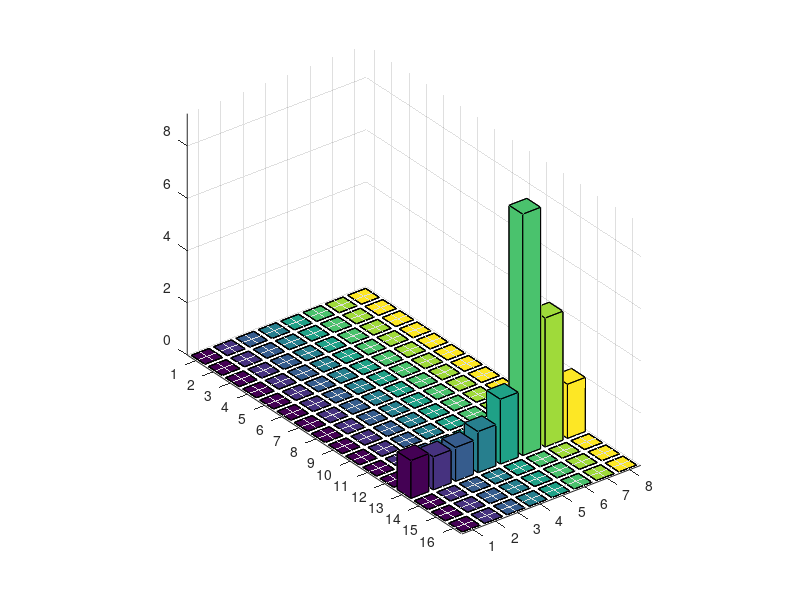

MATLAB code to generate this figure: (Note: this script raises an error after producing the figure.)
% % UPA array steering vector
clear; clc;

%% Antenna paras
Nx = 16;
Ny = 8;
N = Nx * Ny;
theta = 50;   % 方向角
phi = 60;     % 俯仰角

nx = 0:Nx-1;
ny = 0:Ny-1;
%% UPA steering vec
% Low-Complexity Separable Beamformers for Massive Antenna Array Systems
% array_y = sqrt(1/Ny)*exp(-1i * pi * ny * sind(theta) * sind(phi)).';
% array_z = sqrt(1/Nx)*exp(-1i * pi * nx * cosd(phi)).';
% Array = kron(array_y, array_z);

Array = zeros(Nx, Ny);
for k = 0 : Nx-1
    for j = 0 : Ny-1
        Array(k + 1, j + 1) = exp(-1i * pi * (k*cosd(phi) + j*sind(theta) * sind(phi)))/sqrt(Nx*Ny);
    end
end



%% 2D DFT matrix/codebook for UPA
% DFT_H = zeros(N, N);
% for k = 0 : N-1
%     v = floor(k / Nx);
%     u = k - v * Nx;
%     for j = 0 : N-1
%         y = floor(j / Nx);
%         x = j - y * Nx;
%         DFT_H(k + 1, j + 1) = exp(-1i * 2 * pi * (u * x/ Nx + v * y / Ny));
%     end
% end

% Fx = dftmtx(Nx);
% Fy = dftmtx(Ny);
gy = 0 : -2/Ny : -2*(Ny-1)/Ny;
gy((gy<-1)) = gy((gy<-1)) + 2;
gx = 0 : -2/Nx : -2*(Nx-1)/Nx;
gx((gx<-1)) = gx((gx<-1)) + 2;


Fy = exp(1i * pi * ny' * gy);
Fx = exp(1i * pi * nx' * gx);

DFT_H = kron(Fy.', Fx);

%% Beam training
received_seq = abs(Fx*Array*Fy);
[I_row, I_col] = find(received_seq == max(max(received_seq)));

% https://blog.csdn.net/qq_23947237/article/details/89925088
% [ -(N-1)/2N,  (N-1)/2N ]
dft_phi = gx(I_row);
est_phi = acosd(dft_phi);
dft_theta = gy(I_col)/sind(est_phi);
est_theta = asind(dft_theta);


disp(['estimated phi:', num2str(est_phi)]);
disp(['estimated theta:', num2str(est_theta)]);

figure(1);

b = bar3(received_seq); % 'detached'
for k = 1:length(b)
    zdata = b(k).ZData;
    b(k).CData = zdata;
    b(k).FaceColor = 'interp';
end
colorbar;

xlim([0, Ny+1]);
ylim([0, Nx+1]);
xlabel('N_y');
ylabel('N_x');
